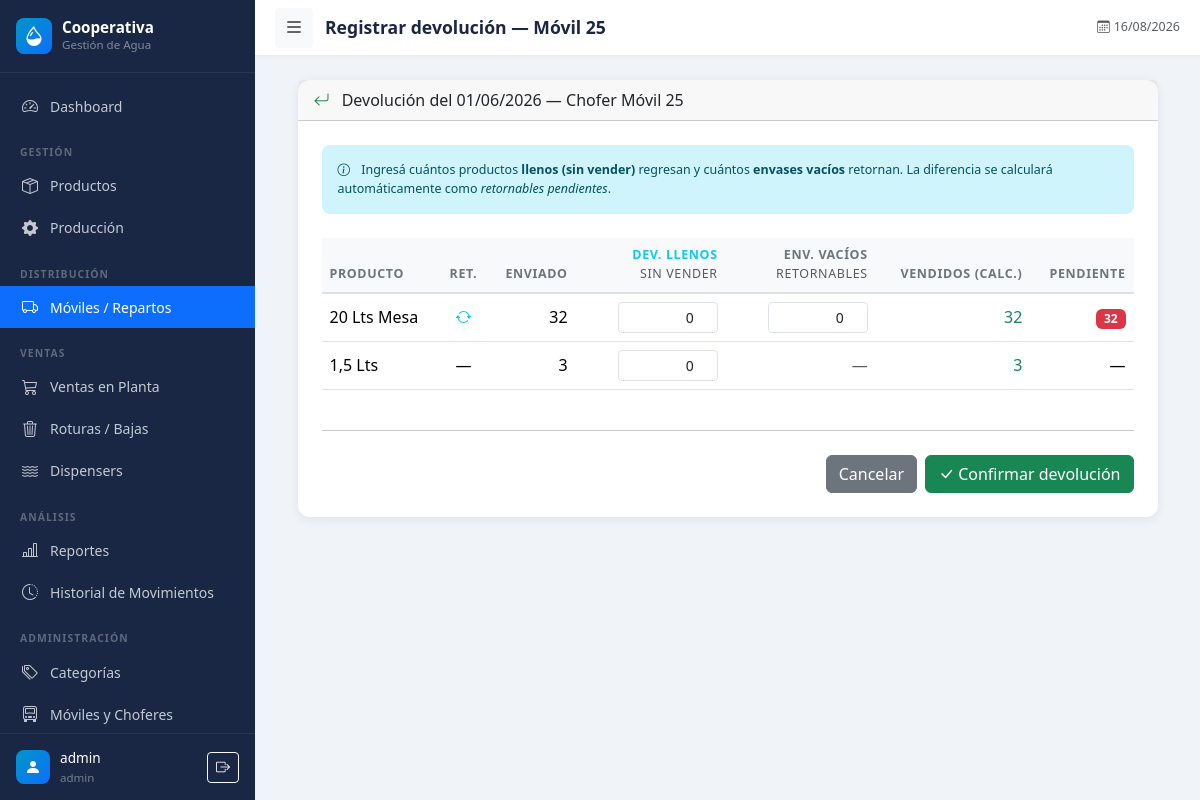
/distribucion/45/devolucion (signed in), run on the app's committed database.
### models.py (models this page shows, shortened)
class User(UserMixin, db.Model):
    __tablename__ = 'users'
    id = db.Column(db.Integer, primary_key=True)
    username = db.Column(db.String(80), unique=True, nullable=False)
    email = db.Column(db.String(120), unique=True, nullable=True)
    password_hash = db.Column(db.String(256), nullable=False)
    role = db.Column(db.String(20), default='operator')  # admin, operator, viewer
    active = db.Column(db.Boolean, default=True)
    created_at = db.Column(db.DateTime, default=datetime.utcnow)
    @property
    def is_admin(self):
        return self.role == 'admin'

class Vehicle(db.Model):
    __tablename__ = 'vehicles'
    id = db.Column(db.Integer, primary_key=True)
    code = db.Column(db.String(20), unique=True, nullable=False)
    description = db.Column(db.String(100))
    active = db.Column(db.Boolean, default=True)
    distributions = db.relationship('Distribution', backref='vehicle', lazy=True)

class Distribution(db.Model):
    __tablename__ = 'distributions'
    id = db.Column(db.Integer, primary_key=True)
    date = db.Column(db.Date, nullable=False)
    vehicle_id = db.Column(db.Integer, db.ForeignKey('vehicles.id'), nullable=False)
    driver_id = db.Column(db.Integer, db.ForeignKey('drivers.id'), nullable=False)
    status = db.Column(db.String(20), default='salida')  # salida, retornado
    notes = db.Column(db.Text)
    user_id = db.Column(db.Integer, db.ForeignKey('users.id'))
    created_at = db.Column(db.DateTime, default=datetime.utcnow)
    returned_at = db.Column(db.DateTime)
    user = db.relationship('User', backref='distributions')
    items = db.relationship('DistributionItem', backref='distribution',
                            lazy=True, cascade='all, delete-orphan')

class Driver(db.Model):
    __tablename__ = 'drivers'
    id = db.Column(db.Integer, primary_key=True)
    name = db.Column(db.String(100), nullable=False)
    vehicle_id = db.Column(db.Integer, db.ForeignKey('vehicles.id'), nullable=True)
    active = db.Column(db.Boolean, default=True)
    vehicle = db.relationship('Vehicle', backref='drivers')
    distributions = db.relationship('Distribution', backref='driver', lazy=True)

class DistributionItem(db.Model):
    __tablename__ = 'distribution_items'
    id = db.Column(db.Integer, primary_key=True)
    distribution_id = db.Column(db.Integer, db.ForeignKey('distributions.id'), nullable=False)
    product_id = db.Column(db.Integer, db.ForeignKey('products.id'), nullable=False)
    qty_sent = db.Column(db.Integer, default=0)
    qty_returned_full = db.Column(db.Integer, default=0)
    qty_returned_empty = db.Column(db.Integer, default=0)
    product = db.relationship('Product', backref='distribution_items')

class Product(db.Model):
    __tablename__ = 'products'
    id = db.Column(db.Integer, primary_key=True)
    name = db.Column(db.String(150), nullable=False)
    category_id = db.Column(db.Integer, db.ForeignKey('categories.id'), nullable=False)
    capacity = db.Column(db.String(50))
    is_returnable = db.Column(db.Boolean, default=False)
    stock = db.Column(db.Integer, default=0)
    min_stock = db.Column(db.Integer, default=0)
    unit = db.Column(db.String(20), default='unidad')
    active = db.Column(db.Boolean, default=True)
    created_at = db.Column(db.DateTime, default=datetime.utcnow)

### blueprints/distribution.py (the view, shortened to what this page needs)
@distribution_bp.route('/<int:id>/devolucion', methods=['GET', 'POST'])
@login_required
def register_return(id):
    dist = Distribution.query.get_or_404(id)
    if dist.status == 'retornado':
        flash('Esta distribución ya fue retornada.', 'warning')
        return redirect(url_for('distribution.detail', id=id))
    return render_template('distribution/return_form.html', dist=dist)

### templates/distribution/return_form.html (shortened to what this page needs)
{% extends 'base.html' %}
{% block page_title %}Registrar devolución — {{ dist.vehicle.code }}{% endblock %}
{% block content %}
<div class="card form-card mx-auto" style="max-width:860px">
  <div class="card-header">
    <i class="bi bi-arrow-return-left me-2 text-success"></i>
    Devolución del {{ dist.date.strftime('%d/%m/%Y') }} — {{ dist.driver.name }}
  </div>
  <div class="card-body p-4">
    <div class="alert alert-info smaller mb-4">
      <i class="bi bi-info-circle me-2"></i>
      Ingresá cuántos productos <strong>llenos (sin vender)</strong> regresan y cuántos
      <strong>envases vacíos</strong> retornan. La diferencia se calculará automáticamente
      como <em>retornables pendientes</em>.
    </div>
    <form method="POST">
      <div class="table-responsive">
        <table class="table align-middle">
          <thead class="table-light">
            <tr>
              <th>Producto</th>
              <th class="text-center">Ret.</th>
              <th class="text-end">Enviado</th>
              <th class="text-end" style="width:150px">
                <span class="text-info">Dev. llenos</span>
                <div class="smaller text-muted fw-normal">sin vender</div>
              </th>
              <th class="text-end" style="width:150px">
                <span class="text-secondary">Env. vacíos</span>
                <div class="smaller text-muted fw-normal">retornables</div>
              </th>
              <th class="text-end">Vendidos (calc.)</th>
              <th class="text-end">Pendiente</th>
            </tr>
          </thead>
          <tbody>
            {% for item in dist.items %}
            <tr class="return-row" data-sent="{{ item.qty_sent }}"
                data-returnable="{{ 'true' if item.product.is_returnable else 'false' }}"
                data-id="{{ item.id }}">
              <td class="fw-500">{{ item.product.name }}</td>
              <td class="text-center">
                {% if item.product.is_returnable %}
                <i class="bi bi-arrow-repeat text-info"></i>{% else %}—{% endif %}
              </td>
              <td class="text-end fw-500">{{ item.qty_sent }}</td>
              <td class="text-end">
                <input type="number" name="returned_full_{{ item.id }}"
                       class="form-control form-control-sm text-end returned-full"
                       min="0" max="{{ item.qty_sent }}" value="0"
                       style="width:100px;margin-left:auto">
              </td>
              <td class="text-end">
                {% if item.product.is_returnable %}
                <input type="number" name="returned_empty_{{ item.id }}"
                       class="form-control form-control-sm text-end returned-empty"
                       min="0" max="{{ item.qty_sent }}" value="0"
                       style="width:100px;margin-left:auto">
                {% else %}
                <span class="text-muted">—</span>
                {% endif %}
              </td>
              <td class="text-end fw-500 sold-calc">—</td>
              <td class="text-end pending-calc">—</td>
            </tr>
            {% endfor %}
          </tbody>
        </table>
      </div>
      <hr class="my-4">
      <div class="d-flex gap-2 justify-content-end">
        <a href="{{ url_for('distribution.detail', id=dist.id) }}" class="btn btn-secondary">
          Cancelar
        </a>
        <button type="submit" class="btn btn-success">
          <i class="bi bi-check-lg me-1"></i>Confirmar devolución
        </button>
      </div>
    </form>
  </div>
</div>
{% endblock %}

### templates/base.html (shortened to what this page needs)
<!DOCTYPE html>
<html lang="es">
<head>
  <link href="https://cdn.jsdelivr.net/npm/bootstrap@5.3.2/dist/css/bootstrap.min.css" rel="stylesheet">
  <link href="https://cdn.jsdelivr.net/npm/bootstrap-icons@1.11.3/font/bootstrap-icons.css" rel="stylesheet">
  <link href="{{ url_for('static', filename='css/style.css') }}" rel="stylesheet">
</head>
<body>
<nav id="sidebar">
  <div class="sidebar-header">
    <a href="{{ url_for('dashboard.index') }}" class="sidebar-brand">
      <div class="sidebar-brand-icon">
        <i class="bi bi-droplet-half text-white fs-5"></i>
      </div>
      <div>
        <div class="sidebar-brand-name">Cooperativa</div>
        <div class="sidebar-brand-sub">Gestión de Agua</div>
      </div>
    </a>
  </div>
  <div class="sidebar-nav">
    <ul class="nav flex-column">
      <li class="nav-item">
        <a class="nav-link {% if request.endpoint == 'dashboard.index' %}active{% endif %}"
           href="{{ url_for('dashboard.index') }}">
          <i class="bi bi-speedometer2"></i> Dashboard
        </a>
      </li>
      <li><div class="nav-section-label">Gestión</div></li>
      <li class="nav-item">
        <a class="nav-link {% if request.blueprint == 'products' %}active{% endif %}"
           href="{{ url_for('products.index') }}">
          <i class="bi bi-box-seam"></i> Productos
        </a>
      </li>
      <li class="nav-item">
        <a class="nav-link {% if request.blueprint == 'production' %}active{% endif %}"
           href="{{ url_for('production.index') }}">
          <i class="bi bi-gear-fill"></i> Producción
        </a>
      </li>
      <li><div class="nav-section-label">Distribución</div></li>
      <li class="nav-item">
        <a class="nav-link {% if request.blueprint == 'distribution' %}active{% endif %}"
           href="{{ url_for('distribution.index') }}">
          <i class="bi bi-truck"></i> Móviles / Repartos
        </a>
      </li>
      <li><div class="nav-section-label">Ventas</div></li>
      <li class="nav-item">
        <a class="nav-link {% if request.blueprint == 'sales' %}active{% endif %}"
           href="{{ url_for('sales.index') }}">
          <i class="bi bi-cart3"></i> Ventas en Planta
        </a>
      </li>
      <li class="nav-item">
        <a class="nav-link {% if request.blueprint == 'breakage' %}active{% endif %}"
           href="{{ url_for('breakage.index') }}">
          <i class="bi bi-trash3"></i> Roturas / Bajas
        </a>
      </li>
      <li class="nav-item">
        <a class="nav-link {% if request.blueprint == 'dispensers' %}active{% endif %}"
           href="{{ url_for('dispensers.index') }}">
          <i class="bi bi-water"></i> Dispensers
        </a>
      </li>
      <li><div class="nav-section-label">Análisis</div></li>
      <li class="nav-item">
        <a class="nav-link {% if request.blueprint == 'reports' %}active{% endif %}"
           href="{{ url_for('reports.index') }}">
          <i class="bi bi-bar-chart-line"></i> Reportes
        </a>
      </li>
      <li class="nav-item">
        <a class="nav-link {% if request.endpoint == 'reports.movements' %}active{% endif %}"
           href="{{ url_for('reports.movements') }}">
          <i class="bi bi-clock-history"></i> Historial de Movimientos
        </a>
      </li>
      {% if current_user.is_admin %}
      <li><div class="nav-section-label">Administración</div></li>
      <li class="nav-item">
        <a class="nav-link {% if request.endpoint == 'products.categories' %}active{% endif %}"
           href="{{ url_for('products.categories') }}">
          <i class="bi bi-tags"></i> Categorías
        </a>
      </li>
      <li class="nav-item">
        <a class="nav-link {% if request.endpoint == 'products.vehicles' %}active{% endif %}"
           href="{{ url_for('products.vehicles') }}">
          <i class="bi bi-truck-front"></i> Móviles y Choferes
        </a>
      </li>
      {% endif %}
    </ul>
  </div>
  <div class="sidebar-footer">
    <div class="sidebar-brand-icon" style="width:34px;height:34px;">
      <i class="bi bi-person-fill text-white"></i>
    </div>
    <div class="flex-grow-1 overflow-hidden">
      <div class="sidebar-user-name">{{ current_user.username }}</div>
      <div class="sidebar-user-role">{{ current_user.role }}</div>
    </div>
    <a href="{{ url_for('auth.logout') }}" class="btn btn-sm btn-outline-light flex-shrink-0"
       title="Cerrar sesión">
      <i class="bi bi-box-arrow-right"></i>
    </a>
  </div>
</nav>
<div class="main-content" id="mainContent">
  <header class="top-bar">
    <button class="btn btn-sm btn-light" id="sidebarToggle">
      <i class="bi bi-list fs-5"></i>
    </button>
    <span class="page-title">{% block page_title %}{% endblock %}</span>
    <div class="ms-auto d-flex align-items-center gap-3">
      <span class="text-muted smaller d-none d-md-inline">
        <i class="bi bi-calendar3 me-1"></i>{{ now.strftime('%d/%m/%Y') }}
      </span>
    </div>
  </header>
  <div class="content-area">
    {% block content %}{% endblock %}
  </div>
</div>
</body>
</html>

### static/css/style.css (style rules this page uses)
:root { --sidebar-width: 255px; --sidebar-bg: #1a2744; --sidebar-hover: #243564; --sidebar-active: #0d6efd; --sidebar-text: rgba(255, 255, 255, 0.75); --topbar-h: 56px; --accent: #0096c7; --body-bg: #f0f4f8; --card-radius: 12px; }
body { background-color: var(--body-bg); overflow-x: hidden; }
#sidebar { position: fixed; left: 0; top: 0; height: 100vh; width: var(--sidebar-width); background: var(--sidebar-bg); display: flex; flex-direction: column; z-index: 1030; transition: width 0.25s ease, transform 0.25s ease; overflow: hidden; }
.main-content { margin-left: var(--sidebar-width); min-height: 100vh; transition: margin-left 0.25s ease; }
.sidebar-header { padding: 18px 16px; border-bottom: 1px solid rgba(255, 255, 255, 0.08); flex-shrink: 0; }
.sidebar-brand { display: flex; align-items: center; gap: 10px; text-decoration: none; }
.sidebar-brand-icon { width: 36px; height: 36px; background: linear-gradient(135deg, #0096c7, #0d6efd); border-radius: 8px; display: flex; align-items: center; justify-content: center; flex-shrink: 0; }
.sidebar-brand-name { color: #fff; font-weight: 700; font-size: 0.95rem; line-height: 1.2; white-space: nowrap; }
.sidebar-brand-sub { color: rgba(255, 255, 255, 0.45); font-size: 0.72rem; white-space: nowrap; }
.sidebar-nav { flex: 1; overflow-y: auto; padding: 12px 0; }
.nav-section-label { font-size: 0.65rem; font-weight: 700; text-transform: uppercase; letter-spacing: 0.1em; color: rgba(255, 255, 255, 0.3); padding: 14px 20px 4px; margin-top: 4px; white-space: nowrap; }
.sidebar-nav .nav-link { color: var(--sidebar-text); padding: 9px 20px; display: flex; align-items: center; gap: 10px; font-size: 0.875rem; border-radius: 0; transition: background 0.15s, color 0.15s; white-space: nowrap; }
.sidebar-nav .nav-link i { font-size: 1rem; width: 20px; text-align: center; flex-shrink: 0; }
.sidebar-nav .nav-link.active { background: var(--sidebar-active); color: #fff; }
.sidebar-footer { padding: 14px 16px; border-top: 1px solid rgba(255, 255, 255, 0.08); flex-shrink: 0; display: flex; align-items: center; gap: 10px; }
.sidebar-user-name { color: #fff; font-size: 0.85rem; font-weight: 500; white-space: nowrap; }
.sidebar-user-role { color: rgba(255, 255, 255, 0.4); font-size: 0.72rem; white-space: nowrap; }
.top-bar { height: var(--topbar-h); position: sticky; top: 0; z-index: 100; background: #fff; border-bottom: 1px solid #e9ecef; box-shadow: 0 1px 4px rgba(0, 0, 0, 0.04); display: flex; align-items: center; padding: 0 20px; gap: 12px; }
.page-title { font-size: 1.1rem; font-weight: 600; color: #1a2744; white-space: nowrap; }
.content-area { padding: 24px; }
.table th { font-size: 0.78rem; font-weight: 600; text-transform: uppercase; letter-spacing: 0.05em; color: #6c757d; border-bottom: 2px solid #dee2e6; }
.form-card { border: none; border-radius: var(--card-radius); box-shadow: 0 2px 12px rgba(0, 0, 0, 0.08); max-width: 760px; }
.alert { border: none; border-radius: 8px; font-size: 0.9rem; }
.smaller { font-size: 0.78rem; }
.fw-500 { font-weight: 500; }

### data on the page
User: username "admin", role "admin"
Vehicle: vehicle.code "Móvil 25"
Distribution: date "01/06/2026"
Driver: driver.name "Chofer Móvil 25"
DistributionItem: product.name "20 Lts Mesa", qty_sent "32"
DistributionItem: product.name "1,5 Lts", qty_sent "3"
